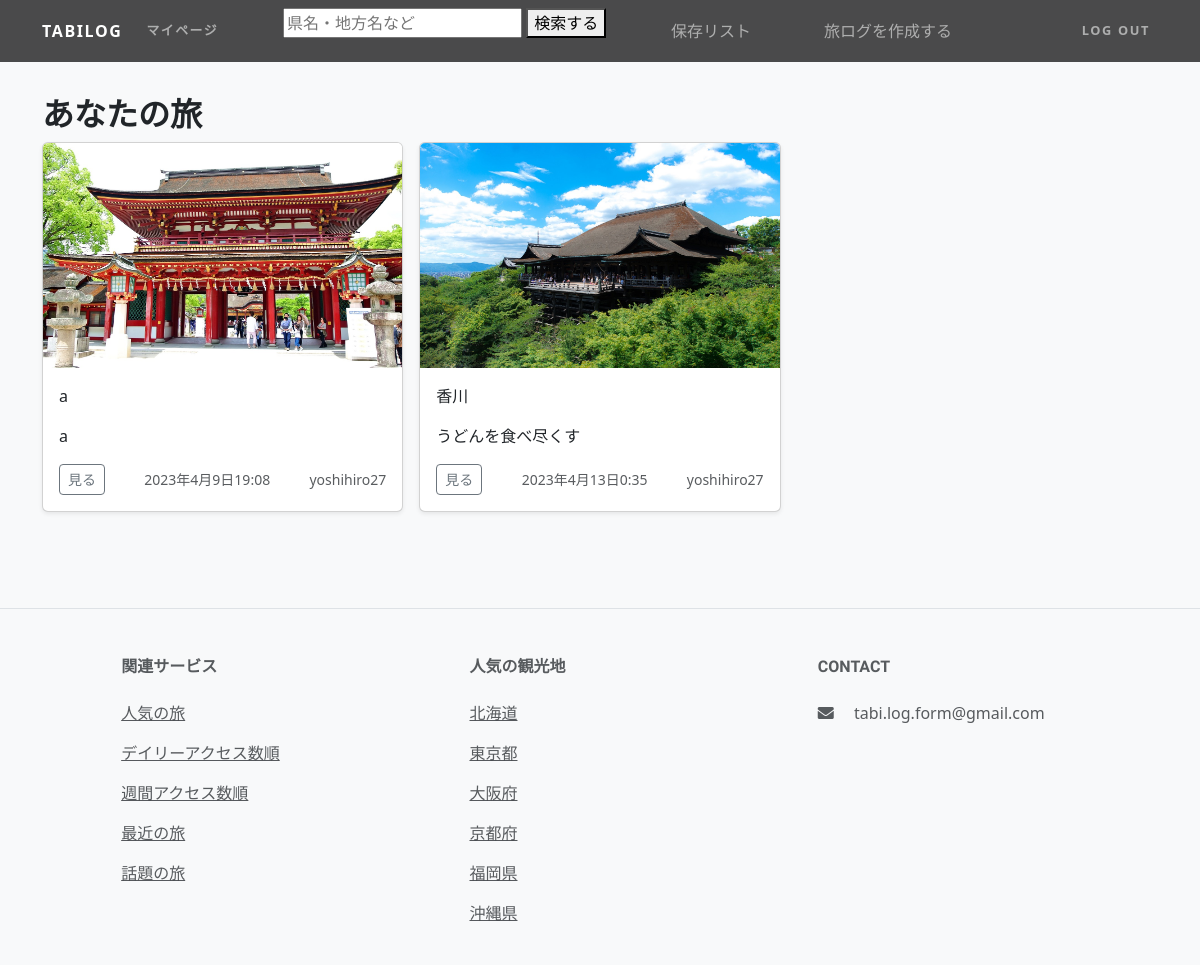
Page /mypage/ (signed in) on the earlier database version.
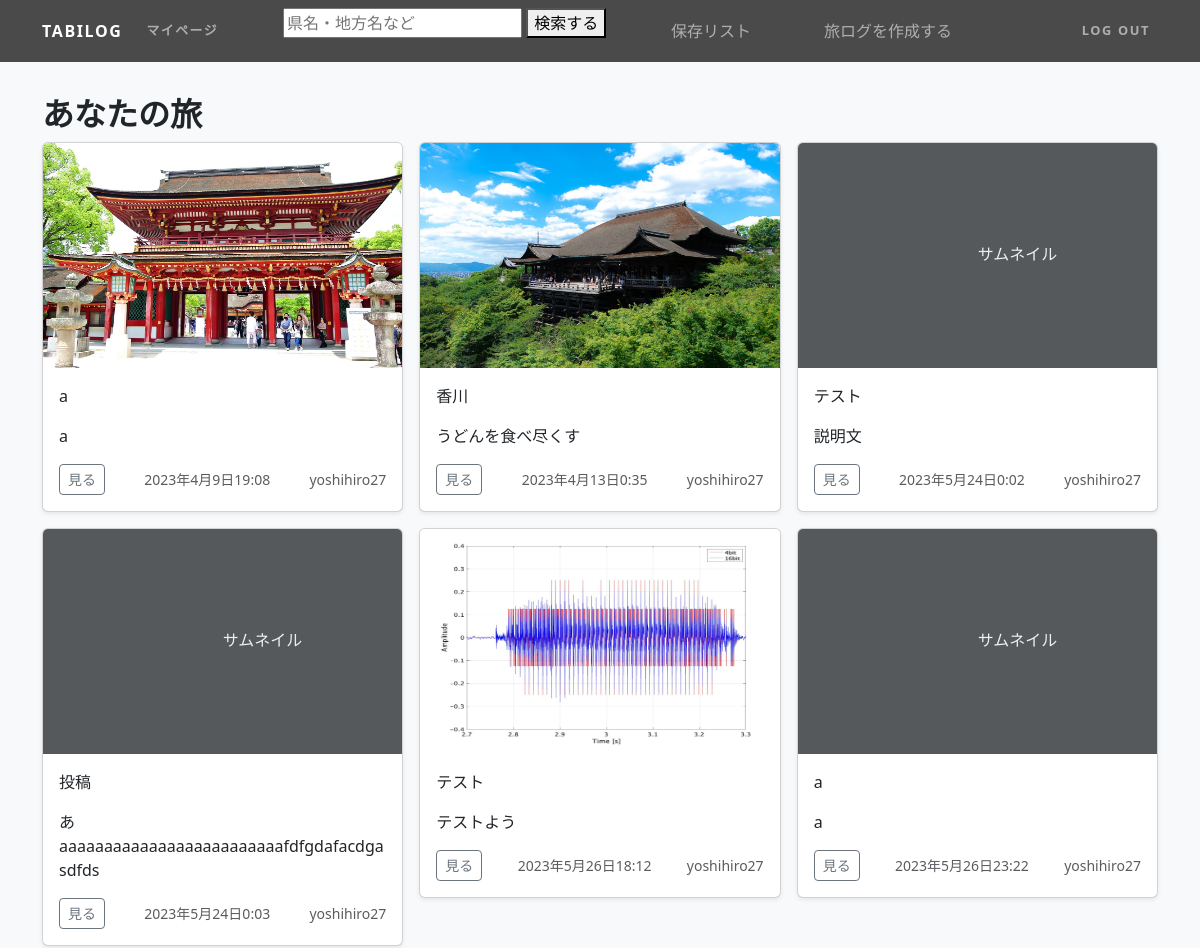
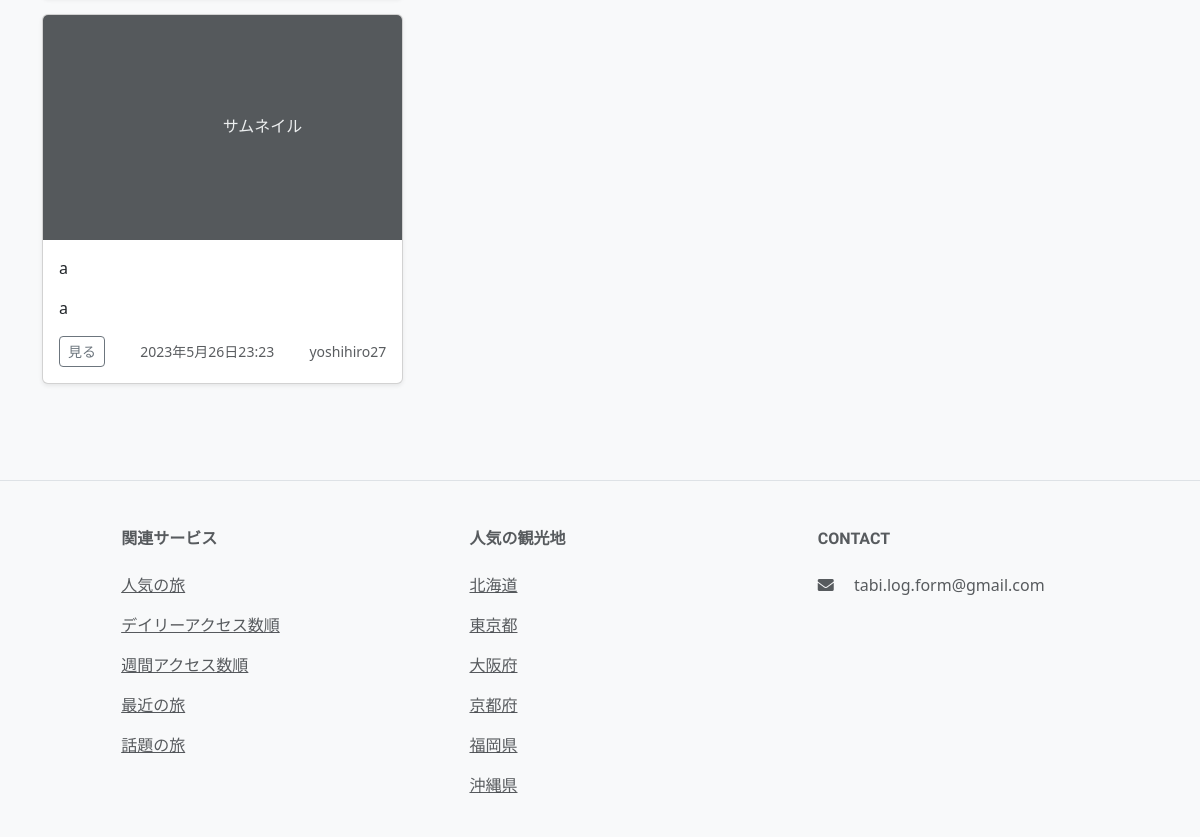
Same page on the later database version (2 pictures, top to bottom).
### tabi/models.py (models this page shows, shortened)
class Tabi(models.Model):
    title = models.CharField('タイトル(32文字まで)',max_length=20)
    text = models.TextField('この旅の簡単な説明文、目標など',max_length=60) #説明文
    money = models.TextField('一人当たりの予算',max_length=20)
    date = models.CharField('日数 (例)二泊三日、日帰り...',max_length=8) #二泊三日とか
    thumbnail = models.ImageField('サムネイル写真',null=True, blank=True,validators=[validate_max_size])
    tags = TaggableManager(blank=True)
    created_at = models.DateTimeField('作成日',auto_now_add=True)
    daylooked = models.IntegerField(default=0)
    weeklylooked = models.IntegerField(default=0)
    looked = models.PositiveIntegerField(default=0)
    like = models.ManyToManyField(settings.AUTH_USER_MODEL, related_name='related_post', blank=True)
    writer = models.ForeignKey(settings.AUTH_USER_MODEL, on_delete=models.PROTECT,verbose_name='投稿者')

### accounts/models.py (models this page shows)
class CustomUser(AbstractUser):
    favorite = models.ManyToManyField(to='tabi.Tabi', verbose_name='お気に入りの場所', blank=True)
    description = models.TextField(verbose_name='プロフィール', null=True, blank=True)
    class Meta:
        verbose_name_plural = 'CustomUser'

### tabi/views.py (the view)
# urls.py: path('mypage/',views.MypageList.as_view(),name='mypage_list'),
class MypageList(LoginRequiredMixin, generic.TemplateView):
    template_name = 'my_list.html'
    pagenate_by = 18
    def get_context_data(self, **kwargs):
        context = super().get_context_data(**kwargs)
        context['my_list'] = Tabi.objects.filter(writer=self.request.user).order_by('created_at')
        return context

### tabi/templates/my_list.html (shortened to what this page needs)
{% extends 'base.html' %}
{% load static %}
{% block contents %}
<body>
    <main>
       <div class="album py-5 bg-body-tertiary">
          <div class="container mt-5">
            <h2>あなたの旅</h2>
            <div class="row row-cols-1 row-cols-sm-2 row-cols-md-3 g-3">
             {% for tabi in my_list %}
              <div class="col">
                <div class="card shadow-sm">
                  {% if tabi.thumbnail %}
                  <img class="bd-placeholder-img card-img-top" width="100%" height="225" src="{{ tabi.thumbnail.url }}"><rect fill="#55595c" width="100%" height="100%" />
                  {% else %}
                  <svg class="bd-placeholder-img card-img-top" width="100%" height="225" xmlns="http://www.w3.org/2000/svg" preserveAspectRatio="xMidYMid slice"><title>カード画像のキャプション</title><rect fill="#55595c" width="100%" height="100%" /><text fill="#eceeef" dy=".3em" x="50%" y="50%">サムネイル</text></svg>
                  {% endif %}
                  <div class="card-body">
                    <p class="card-text">{{tabi.title}}</p>
                    <p class="card-text">{{tabi.text}}</p>
                    <div class="d-flex justify-content-between align-items-center">
                      <div class="btn-group">
                         <a href="{% url 'tabi:tabi_detail' tabi.pk %}">
                        <button type="button" class="btn btn-sm btn-outline-secondary">見る</button>
                         </a>
                      </div>
                      <small class="text-body-secondary">{{tabi.created_at}}</small>
                      <small class="text-body-secondary">{{tabi.writer}}</small>
                    </div>
                  </div>
                </div>
              </div>
              {% endfor %}
            </div>
          </div>
    </main>
 <footer class="text-center text-lg-start bg-light text-muted">
    <section class="d-flex justify-content-center justify-content-lg-between p-4 border-bottom">
    </section>
    <section class="">
      <div class="container text-center text-md-start mt-5">
        <div class="row mt-3">
          <div class="col-md-2 col-lg-2 col-xl-2 mx-auto mb-4">
            <h6 class="text-uppercase fw-bold mb-4">
              関連サービス
            </h6>
            <p>
              <a href="{% url 'tabi:pop_list' %}" class="text-reset">人気の旅</a>
            </p>
            <p>
             <a href="{% url 'tabi:day_list' %}" class="text-reset">デイリーアクセス数順</a>
           </p>
           <p>
             <a href="{% url 'tabi:week_list' %}" class="text-reset">週間アクセス数順</a>
           </p>
           <p>
             <a href="{% url 'tabi:new_list' %}" class="text-reset">最近の旅</a>
           </p>
           <p>
             <a href="{% url 'tabi:fam_list' %}" class="text-reset">話題の旅</a>
           </p>
          </div>
          <div class="col-md-3 col-lg-2 col-xl-2 mx-auto mb-4">
            <h6 class="text-uppercase fw-bold mb-4">
              人気の観光地
            </h6>
            <p>
              <a href="{% url 'tabi:hokkaido_list' %}" class="text-reset">北海道</a>
            </p>
            <p>
              <a href="{% url 'tabi:tokyo_list' %}" class="text-reset">東京都</a>
            </p>
            <p>
              <a href="{% url 'tabi:osaka_list' %}" class="text-reset">大阪府</a>
            </p>
            <p>
              <a href="{% url 'tabi:kyoto_list' %}" class="text-reset">京都府</a>
            </p>
            <p>
             <a href="{% url 'tabi:fukuoka_list' %}" class="text-reset">福岡県</a>
           </p>
           <p>
             <a href="{% url 'tabi:okinawa_list' %}" class="text-reset">沖縄県</a>
           </p>
          </div>
          <div class="col-md-4 col-lg-3 col-xl-3 mx-auto mb-md-0 mb-4">
            <h6 class="text-uppercase fw-bold mb-4">Contact</h6>
            <p>
              <i class="fas fa-envelope me-3"></i>
              tabi.log.form@gmail.com
            </p>
          </div>
        </div>
      </div>
    </section>
  </body>
{% endblock %}

Differences in the rows shown:
added Tabi: thumbnail "サムネイル", title "テスト", text "説明文", created_at "2023年5月24日0:02", writer "yoshihiro27"
added Tabi: thumbnail "サムネイル", title "投稿", text "あaaaaaaaaaaaaaaaaaaaaaaaaafdfgdafacdgasdfds", created_at "2023年5月24日0:03", writer "yoshihiro27"
added Tabi: thumbnail (picture), title "テスト", text "テストよう", created_at "2023年5月26日18:12", writer "yoshihiro27"
added Tabi: thumbnail "サムネイル", title "a", text "a", created_at "2023年5月26日23:22", writer "yoshihiro27"
added Tabi: thumbnail "サムネイル", title "a", text "a", created_at "2023年5月26日23:23", writer "yoshihiro27"
